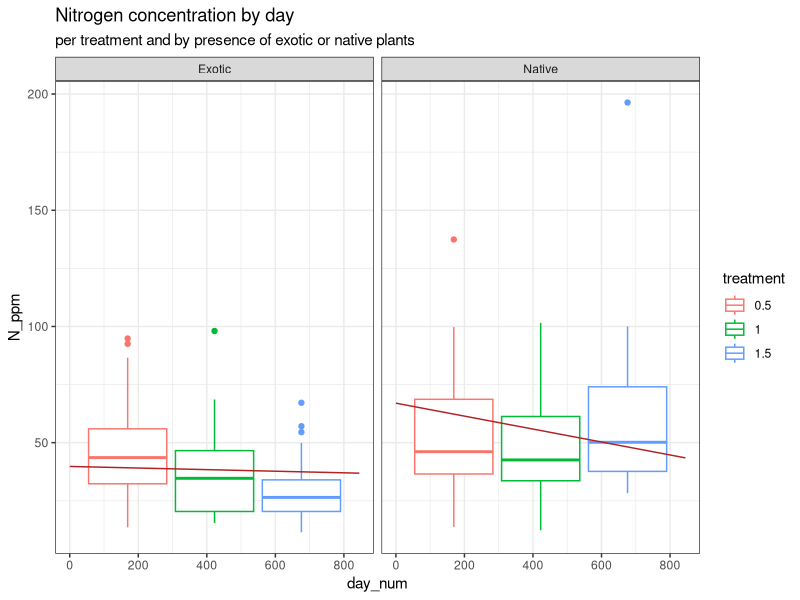

The R script that drew this image:
## ---- chunk 1
knitr::opts_chunk$set(echo = TRUE)
library(lme4)
library(nlme)
library(ggplot2)

## ---- chunk 2
nesteddata = read.csv("soil_herbivory_nested.csv", header=TRUE)
nesteddata$herbivory = as.factor(nesteddata$herbivory)
nesteddata$plot = as.factor(nesteddata$plot)
nesteddata$soil = as.factor(nesteddata$soil)
nesteddata$subplot = as.factor(nesteddata$subplot)

str(nesteddata)
head(nesteddata)
## ---- chunk 3
# These are equivalent
soilm1 = lme(biomass ~ soil * herbivory, random = ~1|plot, data=nesteddata, method="ML")
soilm2 = lme(biomass ~ soil * herbivory, random = ~1|plot/subplot, data=nesteddata, method="ML")

# using type 1 because design is balanced
anova(soilm1)
anova(soilm2)
summary(soilm1)
summary(soilm2)

# AIC/BIC look a little different. But anova results are identical.
# soil has 2, 6 DF. Low DF means
## ---- chunk 4
soilm3 = lmer(
  biomass ~ soil * herbivory + (1|plot/herbivory), 
  data=nesteddata, 
  REML=F,
  )
summary(soilm3)

## ---- chunk 5
exdata <- read.csv("exotic_removal_data.csv", header=T, na.strings=".") 
exdata$plot <- as.factor(exdata$plot)
exdata$treatment <- as.factor(exdata$treatment)
exdata

## ---- chunk 6
# Use lme() to answer the question: Does exotic plant removal affect soil N, and does this depend on seed input? (I.e., did the experiment affect soil N?) -consider how time is being measured here.

exmodel1 = lme(
  N_ppm ~ veg * treatment + day_num, 
  random = ~1|plot, 
  method="ML", 
  data=exdata, 
  na.action=na.omit,
  )

#anova(exmodel1)
summary(exmodel1)

## ---- chunk 7
#  Produce a figure that depicts soil N and includes the effects of the experiment and time.

ggplot(
  exdata,
  aes(
    x=day_num,
    y=N_ppm,
    color=treatment
  )
  ) +
  geom_boxplot(
    #size=1.5,
    #shape=1
  ) +
  geom_smooth(
    se=FALSE,
    method="lm",
    linewidth=0.5,
    formula=y~x,
    color="firebrick"
  ) +
  theme_bw() +
  labs(
    ylab="Nitrogen (ppm)",
    xlab="Day Number",
    title="Nitrogen concentration by day",
    subtitle = "per treatment and by presence of exotic or native plants"
  ) +
  facet_grid(~veg)
?geom_boxplot
## ---- chunk 8



